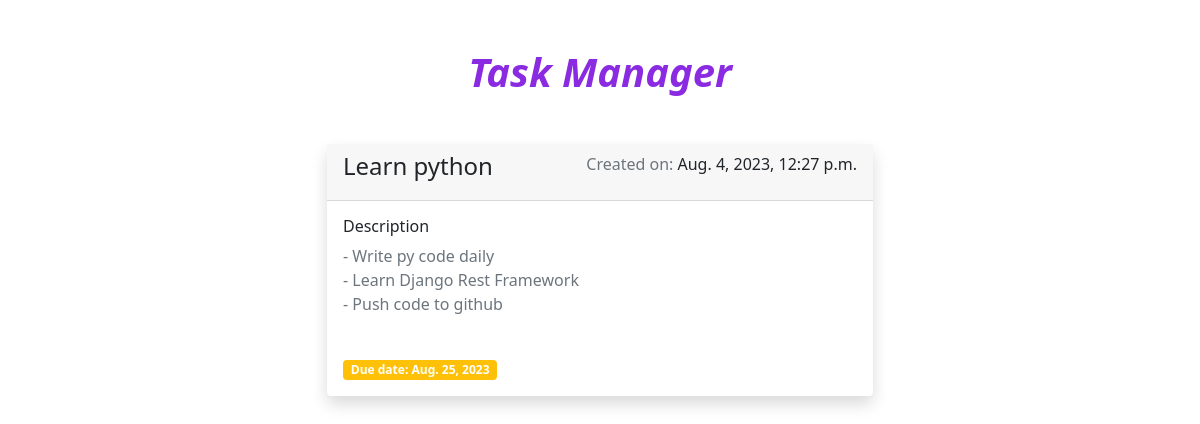
The app's page /task/1/, older data.
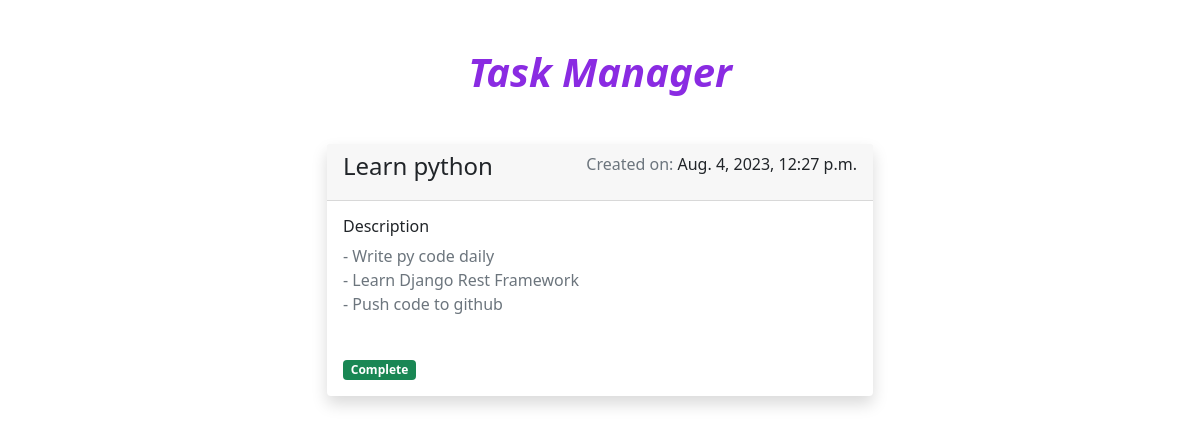
The same page, newer data.
### tasks/models.py (models this page shows, shortened)
class Task(models.Model):
    title = models.CharField(max_length=255)
    description = models.TextField(null=True)
    due_date = models.DateField("due date", null=True)
    completed = models.BooleanField(default=False)
    date_created = models.DateTimeField(auto_now_add=True, null=True)

### tasks/views.py (the view)
# urls.py: path('task/<int:pk>/', views.show_task, name='show.task'),
def show_task(request, pk):
    task = Task.objects.get(id=pk)
    return render(request, 'task.html', {'task': task})

### tasks/templates/task.html
{% extends 'index.html' %}
{% block content %}
    <div class="container">
        <div class="row d-flex justify-content-center">
            <div class="col-lg-6">
                <div class="card shadow border-0">
                    <div class="card-header">
                        <div class="d-flex justify-content-between">
                            <h4>{{ task.title }}</h4>
                            <p class="text-muted">
                                Created on: <span class="text-dark">{{ task.date_created }}</span>
                            </p>
                        </div>
                    </div>
                    <div class="card-body">
                        <div class="mb-3">
                            <h6 class="fw-lighter">Description</h6>
                            <p class="text-muted" style="white-space: pre-wrap;">{{ task.description }}
                            </p>
                        </div>
                        <div>
                            {% if task.completed %}
                                <span class="badge bg-success">Complete</span>
                            {% else %}
                                <span class="badge bg-warning">
                                    Due date: {{ task.due_date }}
                                </span>
                            {% endif %}
                        </div>
                    </div>
                </div>
            </div>
        </div>
    </div>
{% endblock %}

### tasks/templates/index.html (shortened to what this page needs)
<!doctype html>
<html lang="en">
<head>
    <link
            rel="stylesheet"
            href="https://cdn.jsdelivr.net/npm/bootstrap-icons@1.10.2/font/bootstrap-icons.css"
    >
    <link
            href="https://cdn.jsdelivr.net/npm/bootstrap@5.0.2/dist/css/bootstrap.min.css"
            rel="stylesheet"
    >
</head>
<body>
    <div class="wrapper">
        <div class="container heading my-5">
            <a href="{% url 'home' %}">
                <h3 class="text-center fs-1 fw-bolder fst-italic">Task Manager</h3>
            </a>
        </div>
        {% block content %}
        {% endblock %}
    </div>
</body>
</html>

### tasks/templates/index.html (style rules this page uses)
a { text-decoration: none; color: blueviolet }

Row changes from the older to the newer data that the page shows:
changed Task "Learn python": completed False → True (drawn); due_date "Aug. 25, 2023" → (not shown)
Text that changed along with them:
text no longer shown: "Due date:"
text now shown: "Complete"
